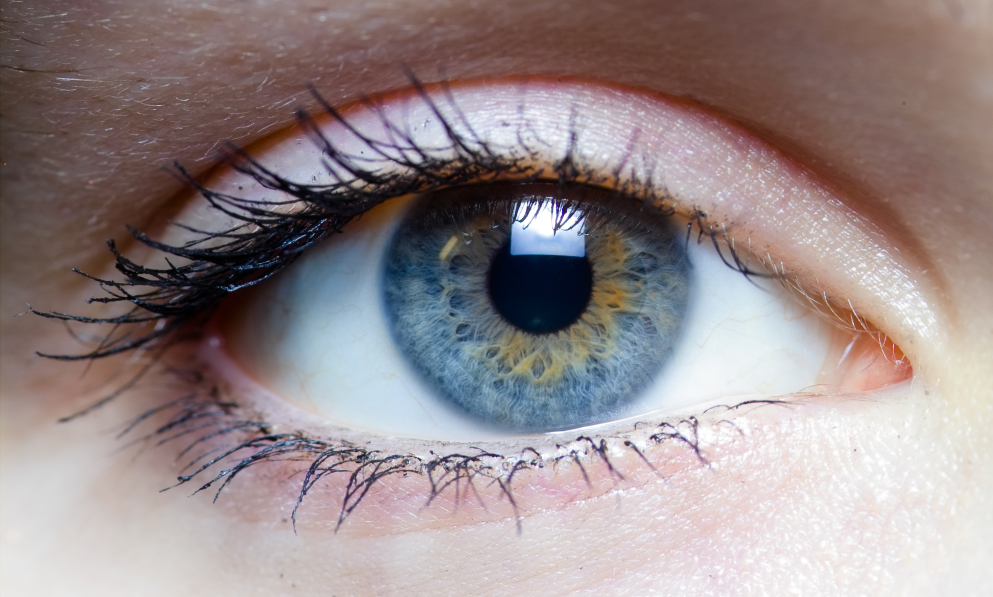
//> input picture process-eye/eye-01.jpg, 1985 x 1194 px (shown at 1/2 size)
$ ./process-eye   (built with g++ and OpenCV 4)
//> lines starting //> are read from the running program, lines starting //| are printed output that depends on the picture; after the words box and inside, x2 and y2 are one past the last pixel; in counts of white or black regions, pixels touching at a corner belong together
// application.cpp : Defines the entry point for the console application.
//

#include <iostream>
#include <string>
#include <opencv2/core.hpp>
#include <opencv2/highgui.hpp>
#include <opencv2/imgproc.hpp>

using namespace cv;

cv::Mat eyeImage;

/**
* @brief makeCanvas Makes composite image from the given images
* @param vecMat Vector of Images.
* @param windowHeight The height of the new composite image to be formed.
* @param nRows Number of rows of images. (Number of columns will be calculated
*              depending on the value of total number of images).
* @return new composite image.
*/
// [60 lines left out: functions makeCanvas, onMouse, not called in this run]

void processEye(cv::Mat &outImage)
{
	// Load eye image
	std::string eyeFilePath("C:/fredrikw/git/freeman-repo/process-eye/eye-01.jpg");
	cv::Mat eyeImage = cv::imread(eyeFilePath);
//> eyeImage is the input picture: 1194 rows x 1985 cols, CV_8UC3; mean B, G, R 138.6, 137.4, 150.3

	// Convert to gray-scale
	cv::cvtColor(eyeImage, eyeImage, CV_RGB2GRAY);
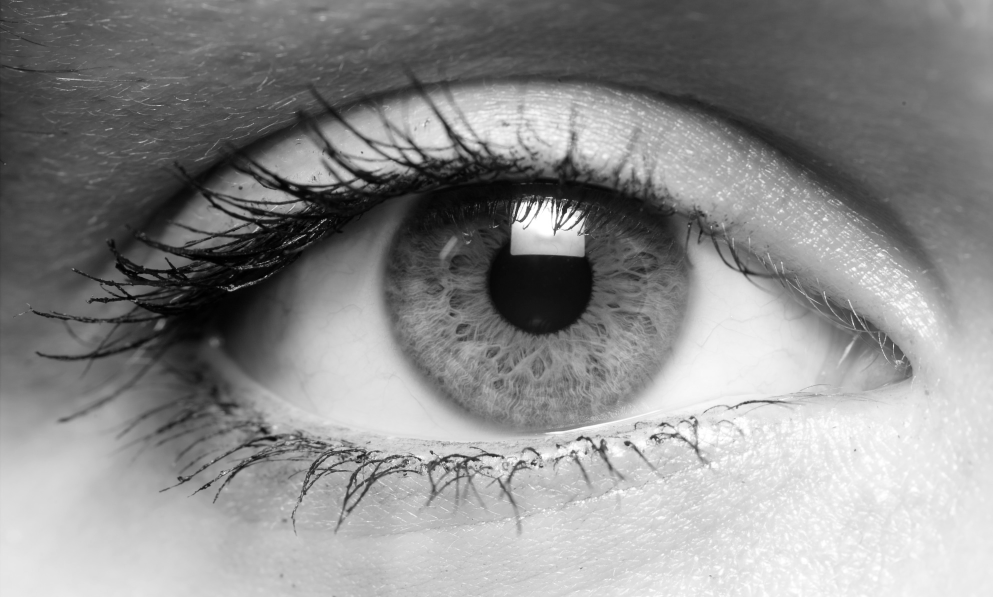
//> eyeImage: 1194 rows x 1985 cols, CV_8UC1 (shown at 1/2 size); min 0, max 255, mean 139.2
	const int NUM_IM_CHANNELS = 1;

	// Resize image
	cv::Size eyeImageSize = cv::Size(640, 480);
	cv::resize(eyeImage, eyeImage, eyeImageSize);
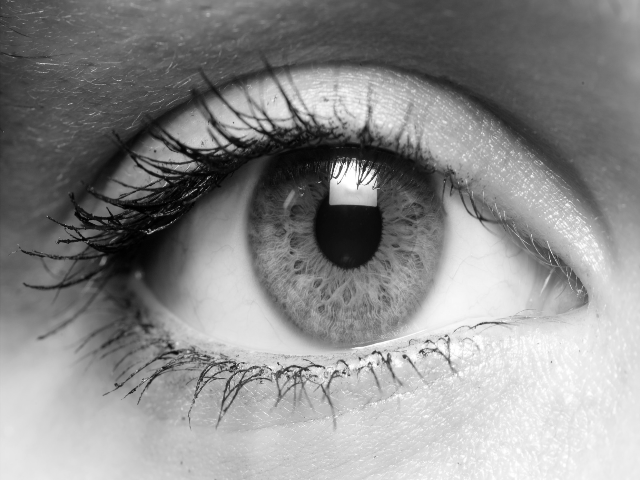
//> eyeImage: 480 rows x 640 cols, CV_8UC1; min 0, max 255, mean 139.1

	// Perform edge detection
	cv::Mat edgeImageX;
  cv::Mat edgeImageY;
  cv::Mat edgeImage;
	int kernel_size = 3;
  int scale = 1;
  int delta = 0;
	cv::Sobel(eyeImage,
            edgeImageX,
            eyeImage.depth(), // value type
            1, // x_order_deriv
            0, // y_order_deriv
            kernel_size,
            scale,
            delta,
            BORDER_DEFAULT);
  cv::Sobel(eyeImage,
            edgeImageY,
            eyeImage.depth(),
            0,
            1,
            kernel_size,
            scale,
            delta,
            BORDER_DEFAULT);
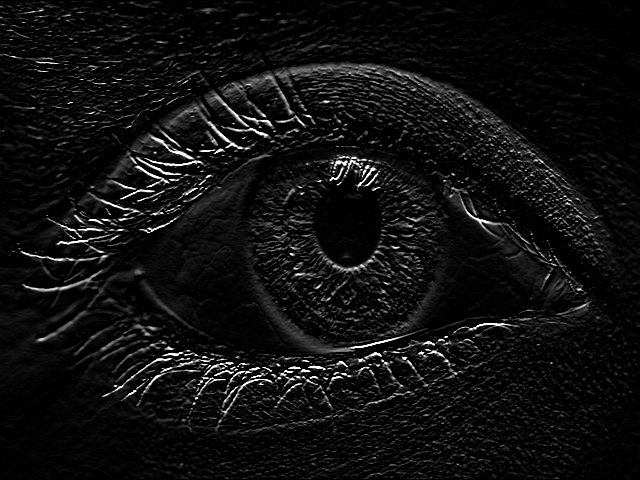
//> edgeImageY: 480 rows x 640 cols, CV_8UC1; min 0, max 255, mean 15.6
  addWeighted(edgeImageX, 0.5, edgeImageY, 0.5, 0, edgeImage);

  // Smooth edge image
  cv::Mat smoothedImg;
  int ksize = 9;
  cv::Size kernel(ksize, ksize);
  double sigma = 2;
  cv::GaussianBlur(edgeImage, smoothedImg, kernel, sigma);
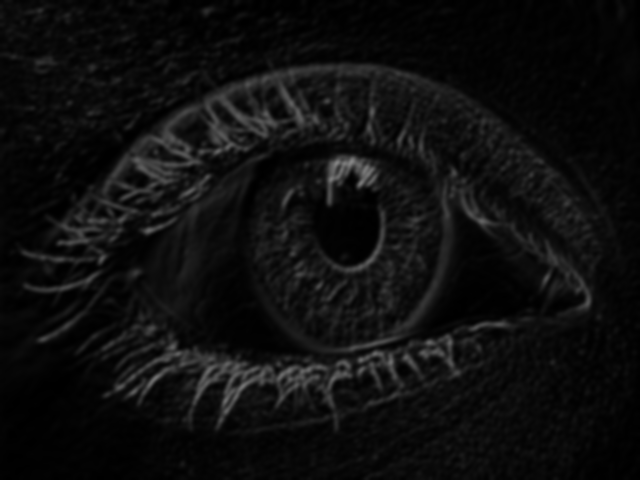
//> smoothedImg: 480 rows x 640 cols, CV_8UC1; min 0, max 133, mean 14.3

  // Cut out ROI between corners
  cv::Point2d leftCorner(130.0, 270.0);
  cv::Point2d rightCorner(590.0, 300.0);
  cv::Rect2d irisRoi(130, 0, (590 - 130), smoothedImg.rows);
//> irisRoi = Rect(130, 0, 460, 480)
  cv::Mat irisImg = smoothedImg(irisRoi).clone();
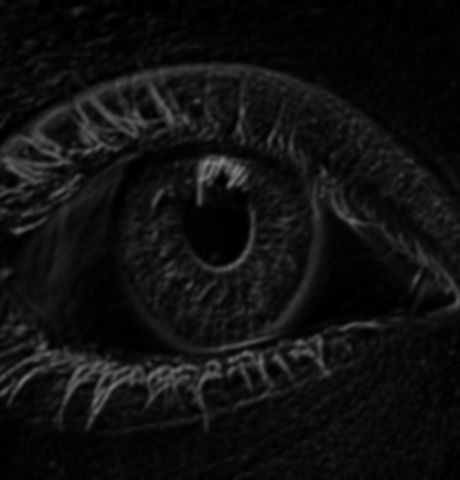
//> irisImg: 480 rows x 460 cols, CV_8UC1; min 0, max 133, mean 16.6

  // Resize to something even smaller
  cv::Size resizedIrisImageSize = cv::Size(320, 240);
  cv::resize(irisImg, irisImg, resizedIrisImageSize);
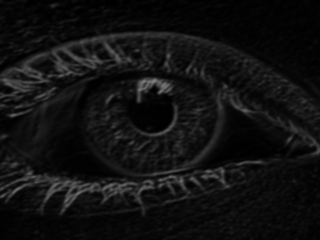
//> irisImg: 240 rows x 320 cols, CV_8UC1; min 0, max 130, mean 16.6

  // Find eyelid edges

	// Find iris and pupil
  std::vector<Vec3f> circles;
  double minDistBetweenCircles = 1;
  double accumulatorToImageRatio = 1;

  // Limit search radius to something reasonable
  int minRadius = 0.05*irisImg.rows;
//> minRadius = 12
  int maxRadius = 0.50*irisImg.rows;
//> maxRadius = 120
  cv::HoughCircles(irisImg, circles, HOUGH_GRADIENT, accumulatorToImageRatio, minDistBetweenCircles, 100, 50);
//> circles = 11 circles (x, y, radius): [160.5, 118.5, 57.1], [162.5, 115.5, 53.4], [160.5, 161.5, 26.6], [151.5, 110.5, 22.8], [150.5, 109.5, 23.8], [45.5, 77.5, 21], [151.5, 107.5, 25.6], [152.5, 109.5, 23], [150.5, 106.5, 26.1], [143.5, 106.5, 35.5], [148.5, 107.5, 30.2]
  for (int i = 0; i < circles.size(); i++)
  {
    Point center(cvRound(circles[i][0]), cvRound(circles[i][1]));
    int radius = cvRound(circles[i][2]);
    // draw the circle center
    circle(irisImg, center, 3, Scalar(255, 255, 25), -1, 8, 0);
    // draw the circle outline
    circle(irisImg, center, radius, Scalar(255, 255, 255), 1, 8, 0);

    std::cout << center << std::endl;
  }
//> this loop made 11 passes
//> (center, radius) on passes 1 to 11: (Point(160, 118), 57), (Point(162, 116), 53), (Point(160, 162), 27), (Point(152, 110), 23), (Point(150, 110), 24), (Point(46, 78), 21), (Point(152, 108), 26), (Point(152, 110), 23), (Point(150, 106), 26), (Point(144, 106), 36), (Point(148, 108), 30)
//| [160, 118]
//| [162, 116]
//| [160, 162]
//| [152, 110]
//| [150, 110]
//| [46, 78]
//| [152, 108]
//| [152, 110]
//> (output is shown up to pass 8 of 11)
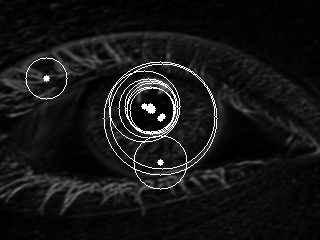
//> irisImg: 240 rows x 320 cols, CV_8UC1; 2.45% of pixels changed, all inside (x1, y1, x2, y2) = (25, 57, 218, 190)

  outImage = irisImg;
}

// [29 lines left out: function createSqiImage, not called in this run]

int main()
{
  processEye(eyeImage);

	// Create a canvas image
	std::vector<cv::Mat> imageVector;
	imageVector.push_back(eyeImage);

	//cv::Mat canvasImage = makeCanvas(imageVector, eyeImage.rows, 1);
  std::string windowName = "images";
  namedWindow(windowName);
  setMouseCallback(windowName, onMouse, 0);

	// Display
	imshow(windowName, eyeImage);
	waitKey(0);
}
